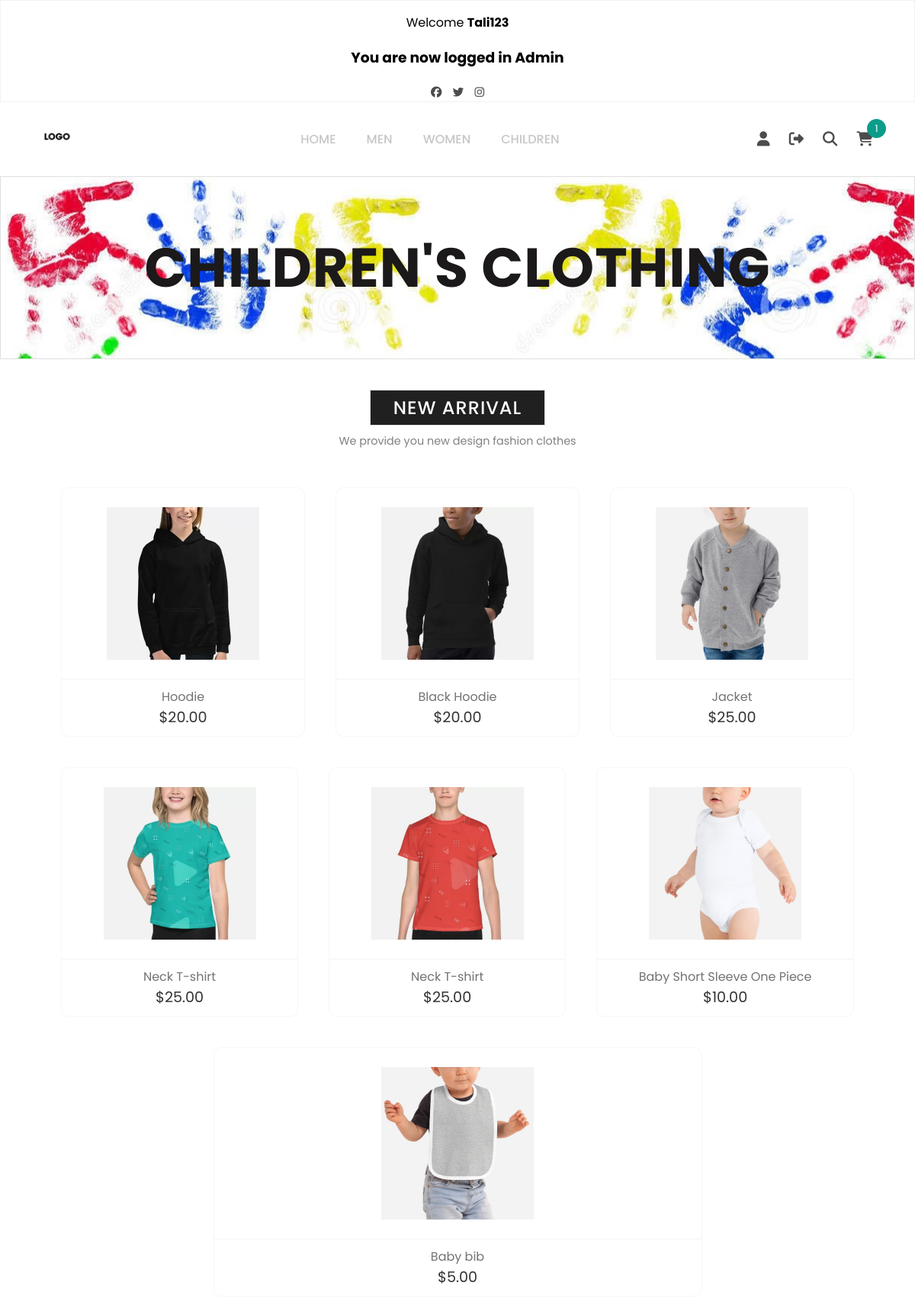
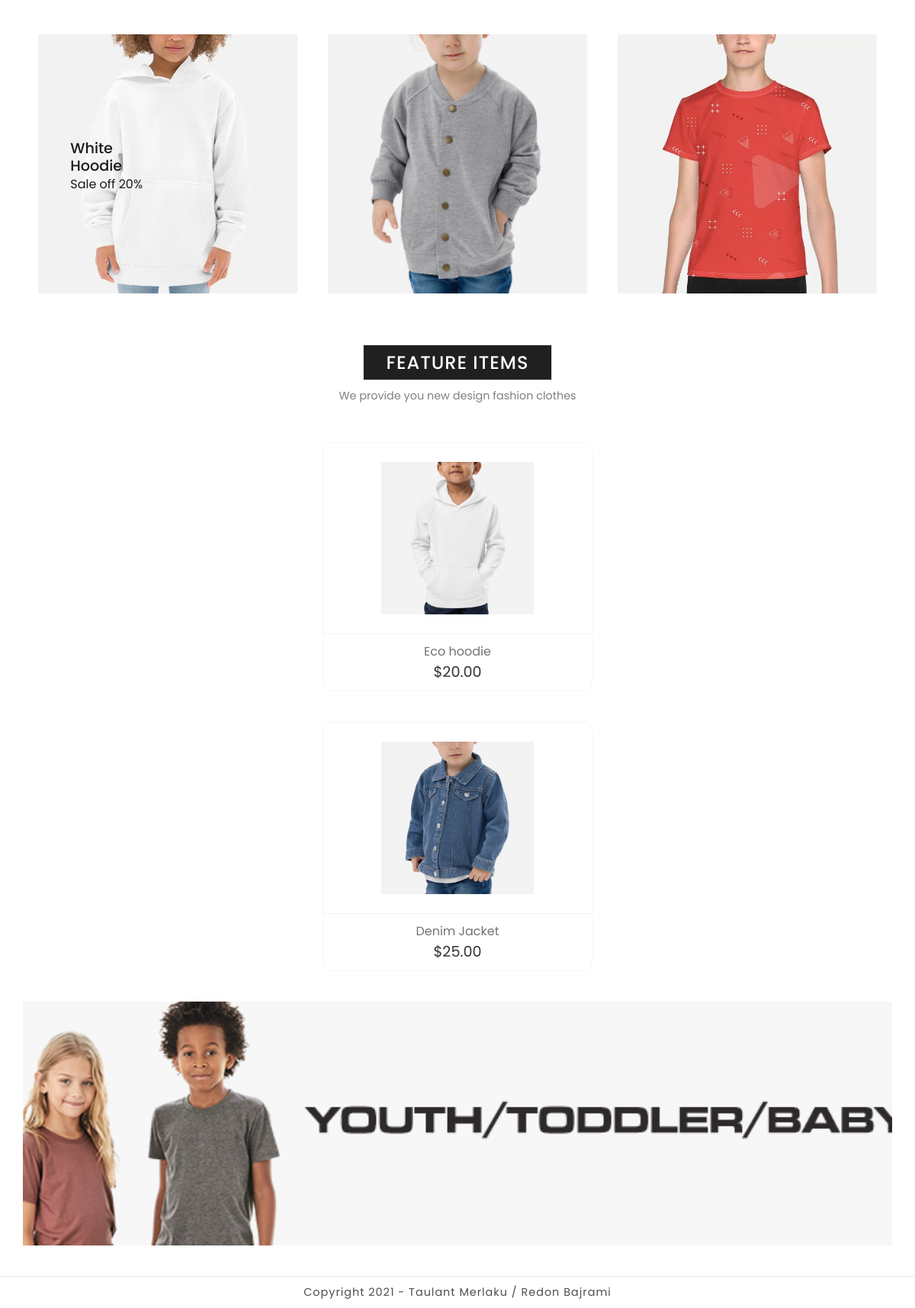
The page /Kids.php (signed in) on the database its author committed (2 pictures, top to bottom).
### tables this page shows
CREATE TABLE `kidsnewarrival` (
  `id` int(11) NOT NULL,
  `table` varchar(255) NOT NULL DEFAULT 'kidsnewarrival',
  `img` varchar(255) NOT NULL,
  `name` varchar(255) NOT NULL,
  `price` decimal(10,2) NOT NULL
);

CREATE TABLE `kidsfeatureitems` (
  `id` int(11) NOT NULL,
  `table` varchar(255) NOT NULL DEFAULT 'kidsfeatureitems',
  `img` varchar(255) NOT NULL,
  `name` varchar(255) NOT NULL,
  `price` decimal(10,2) NOT NULL
);

### includeParts/products.php (the view, shortened to what this page needs)
<?php if (mysqli_num_rows($select_product) > 0) {
    while ($fetch_product = mysqli_fetch_assoc($select_product)) { ?>
        <form class="product-box" method="post" action="">
            <div class="product-img">
                <img src="img/<?php echo $fetch_product['img']; ?>" />
            </div>
            <div class="product-details">
                <a href="#" class="p-name"><?php echo $fetch_product['name']; ?></a>
                <span class="p-price">$<?php echo $fetch_product['price']; ?></span>
            </div>
        </form>
<?php };
}; ?>

### css/style.css (style rules this page uses)
body { margin: 0; padding: 0; font-family: poppins; background-color: #ffff; }
* { box-sizing: border-box; }
a { text-decoration: none; }
.product-box { display: flex; flex-grow: 0.5; flex-direction: column; align-items: center; border: 1px solid #f7f7f7; border-radius: 10px; margin: 20px; }
.product-img { width: 200px; height: 210px; margin: 20px; cursor: pointer; position: relative; }
.product-img img { width: 100%; height: 100%; object-fit: contain; object-position: center; }
.product-details { display: flex; flex-direction: column; align-items: center; width: 100%; padding: 10px 20px; border-top: 1px solid #f3f3f3; }
.p-name { color: #727272; }
.p-price { color: #333333; font-size: 1.2rem; font-weight: 400; }

### rows shown on the page
kidsnewarrival: img (picture), name "Hoodie", price "20.00"
kidsnewarrival: img (picture), name "Black Hoodie", price "20.00"
kidsnewarrival: img (picture), name "Jacket", price "25.00"
kidsnewarrival: img (picture), name "Neck T-shirt", price "25.00"
kidsnewarrival: img (picture), name "Neck T-shirt", price "25.00"
kidsnewarrival: img (picture), name "Baby Short Sleeve One Piece", price "10.00"
kidsnewarrival: img (picture), name "Baby bib", price "5.00"
kidsfeatureitems: img (picture), name "Eco hoodie", price "20.00"
kidsfeatureitems: img (picture), name "Denim Jacket", price "25.00"

### other values the page prints
$_SESSION['username'] "Tali123"
$_SESSION['success'] "You are now logged in Admin"
$rowcount "1"
